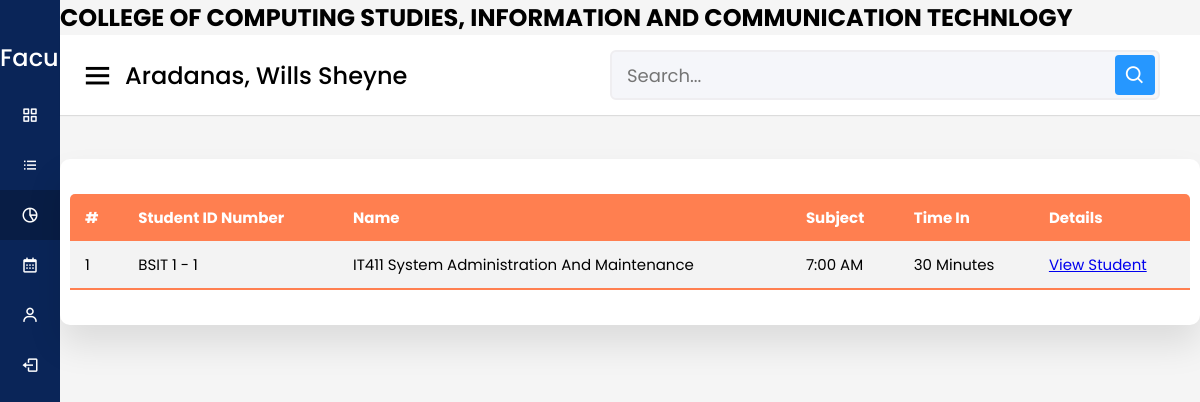
Page /faculty/facultyreport.php (signed in) on the committed database.
### tables this page shows
CREATE TABLE `tbl_faculty_add_subject` (
  `id` int(11) NOT NULL AUTO_INCREMENT,
  `fk_instructor_id` int(11) NOT NULL,
  `fk_subject_id` int(11) NOT NULL,
  `time` varchar(11) NOT NULL,
  `duration` varchar(11) NOT NULL,
  `fk_course_id` int(11) NOT NULL,
  `fk_year` int(11) NOT NULL,
  `fk_section` int(11) NOT NULL,
  PRIMARY KEY (`id`),
  KEY `fk_instructorID` (`fk_instructor_id`),
  KEY `fksubjectID` (`fk_subject_id`),
  KEY `course` (`fk_course_id`),
  KEY `year` (`fk_year`),
  KEY `section` (`fk_section`),
  CONSTRAINT `course` FOREIGN KEY (`fk_course_id`) REFERENCES `tblcourse` (`id`),
  CONSTRAINT `fk_instructorID` FOREIGN KEY (`fk_instructor_id`) REFERENCES `tblinstructor` (`id`),
  CONSTRAINT `fksubjectID` FOREIGN KEY (`fk_subject_id`) REFERENCES `tblsubject` (`id`),
  CONSTRAINT `section` FOREIGN KEY (`fk_section`) REFERENCES `tblsection` (`id`),
  CONSTRAINT `year` FOREIGN KEY (`fk_year`) REFERENCES `tblyear` (`id`)
);

CREATE TABLE `tblcourse` (
  `id` int(11) NOT NULL AUTO_INCREMENT,
  `coursecode` varchar(50) NOT NULL,
  `coursedescription` varchar(50) NOT NULL,
  `is_deleted` tinyint(1) NOT NULL DEFAULT 0,
  PRIMARY KEY (`id`)
);

CREATE TABLE `tblyear` (
  `id` int(11) NOT NULL AUTO_INCREMENT,
  `year_code` varchar(50) NOT NULL,
  `year_description` varchar(11) NOT NULL,
  PRIMARY KEY (`id`)
);

CREATE TABLE `tblsection` (
  `id` int(11) NOT NULL AUTO_INCREMENT,
  `section_code` varchar(50) NOT NULL,
  PRIMARY KEY (`id`)
);

CREATE TABLE `tblsubject` (
  `id` int(11) NOT NULL AUTO_INCREMENT,
  `subject_code` varchar(50) NOT NULL,
  `subject_description` varchar(50) NOT NULL,
  `fk_semester_id` int(11) NOT NULL,
  `is_deleted` tinyint(1) NOT NULL DEFAULT 0,
  PRIMARY KEY (`id`),
  KEY `semesterID` (`fk_semester_id`),
  CONSTRAINT `semesterID` FOREIGN KEY (`fk_semester_id`) REFERENCES `tblsemester` (`id`)
);

### faculty/facultyreport.php (the view, shortened to what this page needs)
<?php
require("../config/db_connect.php");
include "../shared_faculty/nav-items.php";
?>
<!DOCTYPE html>
<html lang="en">
<head>
  <link rel="stylesheet" href="../css/sidebar.css" />
  <link href="https://unpkg.com/boxicons@2.0.7/css/boxicons.min.css" rel="stylesheet" />
</head>
<body>
  <div class="sidebar">
    <div class="logo-details">
      <span class="logo_name"> &nbsp;&nbsp;&nbsp;&nbsp;&nbsp; Faculty</span>
    </div>
  </div>
  <section class="home-section">
    <div class="header">
      <h1>COLLEGE OF COMPUTING STUDIES, INFORMATION AND COMMUNICATION TECHNLOGY</h1>
    </div>
    <nav>
      <div class="sidebar-button">
        <i class="bx bx-menu sidebarBtn"></i>
        <span class="dashboard"></span><?php echo $_SESSION['USER_NAME'] ?>
      </div>
      <div class="search-box">
        <input type="text" placeholder="Search..." />
        <i class="bx bx-search"></i>
      </div>
    </nav>
    <div class="home-content">
    <section class="attendance">
        <div class="attendance-list">
          <table class="table">
            <thead>
              <tr>
              <th>#</th>
              <th>Student ID Number</th>
              <th>Name</th>
              <th>Subject</th>
              <th>Time In</th>
              <th>Details</th>
              </tr>
            </thead>
            <tbody>
              <?php
              $numid=$_SESSION["user_id"];
              $sql = "SELECT A.id, D.coursecode, E.year_code, F.section_code, C.subject_code, A.time, A.duration,
              C.id AS subject_id, C.subject_description
              FROM Tbl_faculty_add_subject AS A
              INNER JOIN Tblinstructor AS B ON A.Fk_instructor_id = B.Id
              INNER JOIN Tblsubject AS C ON A.Fk_subject_id = C.Id
              INNER JOIN Tblcourse AS D ON A.Fk_course_id = D.Id
              INNER JOIN Tblyear AS E ON A.Fk_year = E.Id
              INNER JOIN Tblsection AS F ON A.Fk_section = F.Id
              WHERE A.fk_instructor_id = $numid";
                $res = $conn->prepare($sql);
                $res->execute();
                $i = 1;
                if ($res->rowCount() > 0) {
                    while ($row = $res->fetch(PDO::FETCH_ASSOC)) {
                        echo "<tr>
                <td>" . $i . "</td>
                <td>" . $row['coursecode'] . " " . $row['year_code'] . " - " . $row['section_code'] . "</td>
                <td>" . $row['subject_code'] . " " . $row['subject_description'] . "</td>
                <td>" . $row['time'] . "</td>
                <td>" . $row['duration'] . "</td>
                <td><a href = 'viewstudent.php?id=" . $row['subject_id'] . "'>View Student</a> </td>
                ";
                ?>
                <?php
                $i++;
            }
        } else {
            echo "<tr> <td colspan = '9'> NO RECORDS FOUND</td> </tr>";
        }
        ?>
            </tbody>
          </table>
    </div>
</body>
</html>

### css/sidebar.css (style rules this page uses)
* { margin: 0; padding: 0; box-sizing: border-box; font-family: 'Poppins', sans-serif; }
.sidebar { position: fixed; height: 100%; width: 240px; background: #0A2558; transition: all 0.5s ease; }
.sidebar .logo-details { height: 80px; display: flex; align-items: center; }
.sidebar .logo-details .logo_name { color: #fff; font-size: 24px; font-weight: 500; }
.home-section { position: relative; background: #f5f5f5; min-height: 100vh; width: calc(100% - 240px); left: 240px; transition: all 0.5s ease; }
.home-section nav { display: flex; justify-content: space-between; height: 80px; background: #fff; display: flex; align-items: center; position: fixed; width: calc(100% - 240px); left: 240px; z-index: 100; padding: 0 20px; box-shadow: 0 1px 1px rgba(0, 0, 0, 0.1); transition: all 0.5s ease; }
.home-section nav .sidebar-button { display: flex; align-items: center; font-size: 24px; font-weight: 500; }
nav .sidebar-button i { font-size: 35px; margin-right: 10px; }
.home-section nav .search-box { position: relative; height: 50px; max-width: 550px; width: 100%; margin: 0 20px; }
nav .search-box input { height: 100%; width: 100%; outline: none; background: #F5F6FA; border: 2px solid #EFEEF1; border-radius: 6px; font-size: 18px; padding: 0 15px; }
nav .search-box .bx-search { position: absolute; height: 40px; width: 40px; background: #2697FF; right: 5px; top: 50%; transform: translateY(-50%); border-radius: 4px; line-height: 40px; text-align: center; color: #fff; font-size: 22px; transition: all 0.4 ease; }
.home-section .home-content { position: relative; padding-top: 104px; }
.attendance { margin-top: 20px; text-transform: capitalize; }
.attendance-list { width: 100%; padding: 10px; margin-top: 10px; background: #fff; border-radius: 10px; box-shadow: 0 20px 35px rgba(0, 0, 0, 0.1); }
.table { border-collapse: collapse; margin: 25px 0; font-size: 15px; min-width: 100%; overflow: hidden; border-radius: 5px 5px 0 0; }
table thead tr { color: #fff; background: coral; text-align: left; font-weight: bold; }
.table th, .table td { padding: 12px 15px; }
.table tbody tr { border-bottom: 1px solid #ddd; }
.table tbody tr:nth-of-type(odd) { background: #f3f3f3; }
.table tbody tr:last-of-type { border-bottom: 2px solid coral; }
@media (max-width: 1240px) { .sidebar { width: 60px; } }
@media (max-width: 1240px) { .home-section { width: calc(100% - 60px); left: 60px; } }
@media (max-width: 1240px) { .home-section nav { width: calc(100% - 60px); left: 60px; } }

### rows in the picture
tbl_faculty_add_subject: fk_course.coursecode "BSIT", fk_year.year_code "1", fk_section.section_code "1", fk_subject.subject_code "IT411", fk_subject.subject_description "System Administration And Maintenance", time "7:00 AM", duration "30 Minutes"

### other values in the picture
$_SESSION['USER_NAME'] "Aradanas, Wills Sheyne"
